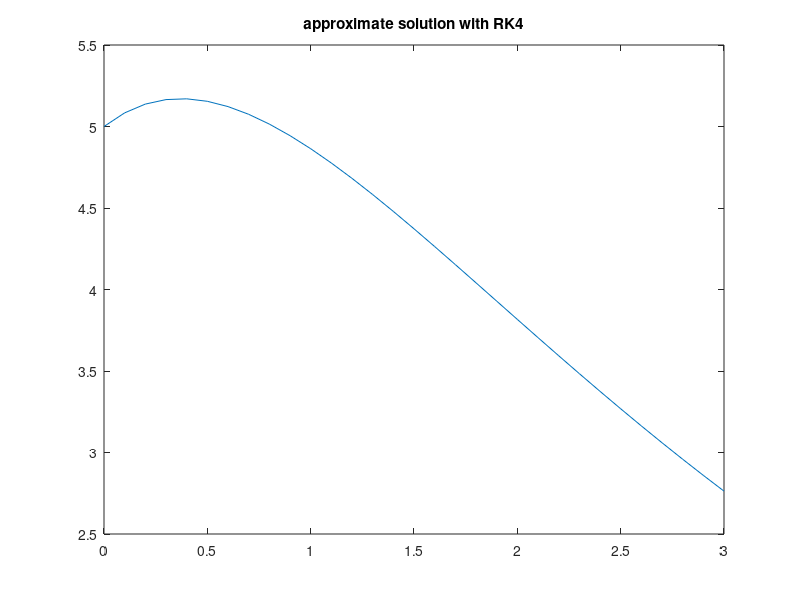

This figure's MATLAB source:
% It calculates ODE using Runge-Kutta 4th order method
% Author Ido Schwartz

clc;                                               % Clears the screen
clear all;

h=0.1;                                             % step size
x = 0:h:3;                                         % Calculates upto y(3)
y = zeros(1,length(x)); 
y(1) = 5;                                          % initial condition
F_xy = @(t,r) 3.*exp(-t)-0.4*r;                    % change the function as you desire

for i=1:(length(x)-1)                              % calculation loop
    k_1 = F_xy(x(i),y(i));
    k_2 = F_xy(x(i)+0.5*h,y(i)+0.5*h*k_1);
    k_3 = F_xy((x(i)+0.5*h),(y(i)+0.5*h*k_2));
    k_4 = F_xy((x(i)+h),(y(i)+k_3*h));

    y(i+1) = y(i) + (1/6)*(k_1+2*k_2+2*k_3+k_4)*h;  % main equation
end

plot(x,y)
title('approximate solution with RK4')